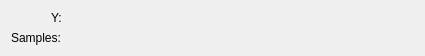
<?xml version="1.0" encoding="UTF-8"?>
<ui version="4.0">
 <class>MovingMedianConfig</class>
 <widget class="QWidget" name="MovingMedianConfig">
  <property name="geometry">
   <rect>
    <x>0</x>
    <y>0</y>
    <width>425</width>
    <height>55</height>
   </rect>
  </property>
  <property name="minimumSize">
   <size>
    <width>400</width>
    <height>0</height>
   </size>
  </property>
  <layout class="QGridLayout" name="gridLayout">
   <item row="0" column="1">
    <widget class="Kst::VectorSelector" name="_vector" native="true">
     <property name="sizePolicy">
      <sizepolicy hsizetype="Expanding" vsizetype="Preferred">
       <horstretch>0</horstretch>
       <verstretch>0</verstretch>
      </sizepolicy>
     </property>
    </widget>
   </item>
   <item row="1" column="0">
    <widget class="QLabel" name="label_4">
     <property name="sizePolicy">
      <sizepolicy hsizetype="Fixed" vsizetype="Fixed">
       <horstretch>0</horstretch>
       <verstretch>0</verstretch>
      </sizepolicy>
     </property>
     <property name="text">
      <string>Samples: </string>
     </property>
     <property name="wordWrap">
      <bool>false</bool>
     </property>
    </widget>
   </item>
   <item row="1" column="1">
    <widget class="Kst::ScalarSelector" name="_scalarSamples" native="true"/>
   </item>
   <item row="0" column="0">
    <widget class="QLabel" name="label_3">
     <property name="sizePolicy">
      <sizepolicy hsizetype="Preferred" vsizetype="Fixed">
       <horstretch>0</horstretch>
       <verstretch>0</verstretch>
      </sizepolicy>
     </property>
     <property name="text">
      <string>Y: </string>
     </property>
     <property name="alignment">
      <set>Qt::AlignRight|Qt::AlignTrailing|Qt::AlignVCenter</set>
     </property>
     <property name="wordWrap">
      <bool>false</bool>
     </property>
    </widget>
   </item>
  </layout>
 </widget>
 <layoutdefault spacing="6" margin="11"/>
 <customwidgets>
  <customwidget>
   <class>Kst::VectorSelector</class>
   <extends>QWidget</extends>
   <header>vectorselector.h</header>
  </customwidget>
  <customwidget>
   <class>Kst::ScalarSelector</class>
   <extends>QWidget</extends>
   <header>scalarselector.h</header>
  </customwidget>
 </customwidgets>
 <resources/>
 <connections/>
</ui>
